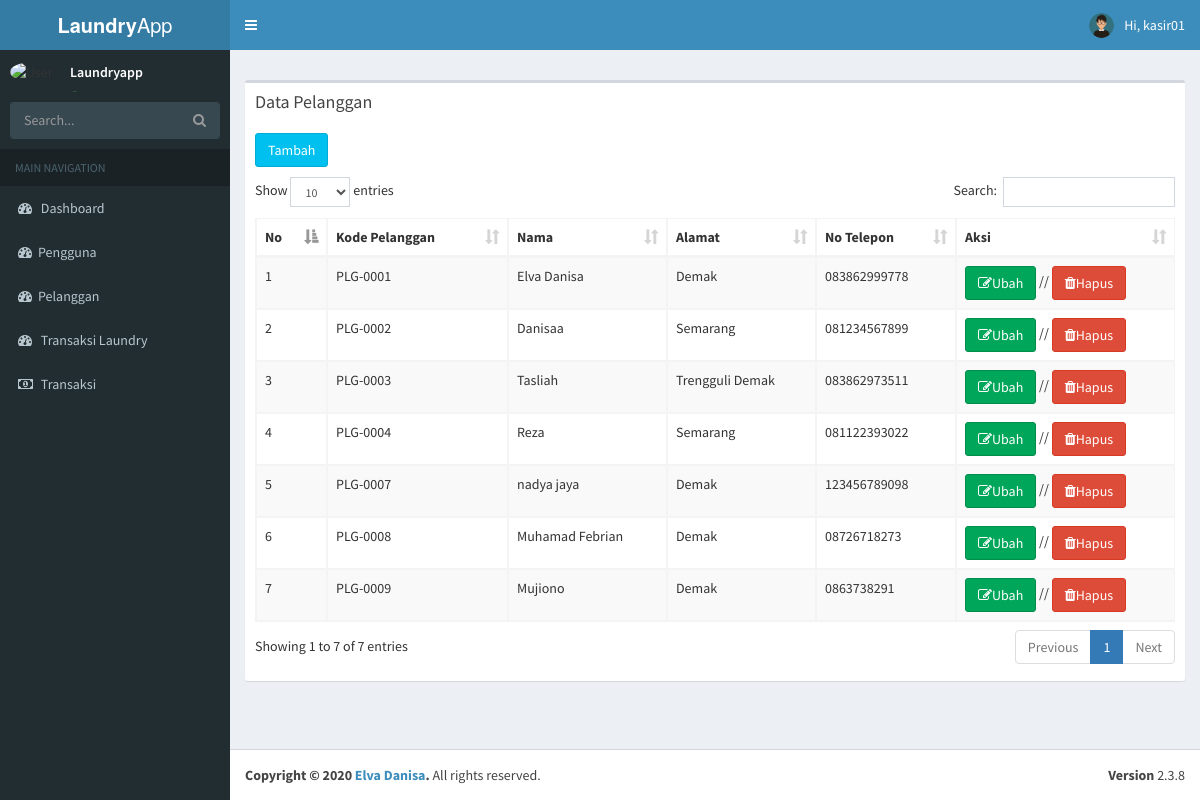
The app's page /index.php?page=pelanggan (signed in) with its own data.
### tables this page shows
CREATE TABLE IF NOT EXISTS `tb_user` (
  `id` int(11) NOT NULL AUTO_INCREMENT,
  `username` varchar(100) NOT NULL,
  `nama_user` varchar(255) NOT NULL,
  `password` varchar(100) NOT NULL,
  `level` varchar(30) NOT NULL,
  `foto` varchar(255) NOT NULL,
  PRIMARY KEY (`id`)
);

CREATE TABLE IF NOT EXISTS `tb_pelanggan` (
  `kode_pelanggan` varchar(10) NOT NULL,
  `nama` varchar(255) NOT NULL,
  `alamat` text NOT NULL,
  `telepon` varchar(20) NOT NULL,
  PRIMARY KEY (`kode_pelanggan`)
);

### page/pelanggan/pelanggan.php (the view)
<section class="content">
      <div class="row">
<div class="box">
            <div class="box-header">
              <h3 class="box-title">Data Pelanggan</h3>
            </div>
            <div class="box-body">
              <a href="?page=pelanggan&aksi=tambah" class="btn btn-info" style="margin-bottom: 10px;" title="">Tambah</a>
              <table id="example1" class="table table-bordered table-striped">
                <thead>
                <tr>
                  <th>No</th>
                  <th>Kode Pelanggan</th>
                  <th>Nama</th>
                  <th>Alamat</th>
                  <th>No Telepon</th>
                  <th>Aksi</th>
                </tr>
                </thead>
                <tbody>
                  <?php
                        $no = 1;
                        $sql = $koneksi->query("select * from tb_pelanggan");
                        while ($data = $sql->fetch_assoc()) {
                   ?>
                <tr>
                  <td><?php echo $no++; ?></td>
                  <td><?php echo $data['kode_pelanggan'] ?></td>
                  <td><?php echo $data['nama'] ?></td>
                  <td><?php echo $data['alamat'] ?></td>
                  <td><?php echo $data['telepon'] ?></td>
                  <td>
                    <a href="?page=pelanggan&aksi=ubah&id=<?php echo $data['kode_pelanggan']; ?>" class="btn btn-success"> <i class="fa fa-edit"></i>Ubah</a>
                    // <a onclick="return confirm('Apakah Anda Yakin Menghapus Data Ini?')" href="?page=pelanggan&aksi=hapus&id=<?php echo $data['kode_pelanggan']; ?>" class="btn btn-danger"> <i class="fa fa-trash"></i>Hapus</a>
                  </td>
                </tr>
                <?php } ?>
              </tbody>
            </table>
          </div>
        </div>
      </div>
    </section>

### index.php (shortened to what this page needs)
<?php
    include "include/koneksi.php";
  if ($_SESSION['admin'] || $_SESSION['kasir'] ) {
?>
<!DOCTYPE html>
<html>
<head>
  <link rel="stylesheet" href="bootstrap/css/bootstrap.min.css">
  <link rel="stylesheet" href="plugins/select2/select2.min.css">
  <link rel="stylesheet" href="https://cdnjs.cloudflare.com/ajax/libs/font-awesome/4.5.0/css/font-awesome.min.css">
  <link rel="stylesheet" href="https://cdnjs.cloudflare.com/ajax/libs/ionicons/2.0.1/css/ionicons.min.css">
  <link rel="stylesheet" href="plugins/datatables/dataTables.bootstrap.css">
  <link rel="stylesheet" href="dist/css/AdminLTE.min.css">
  <link rel="stylesheet" href="dist/css/skins/_all-skins.min.css">
</head>
<body class="hold-transition skin-blue sidebar-mini">
<div class="wrapper">
  <header class="main-header">
    <a href="../../index2.html" class="logo">
      <span class="logo-lg"><b>Laundry</b>App</span>
    </a>
    <nav class="navbar navbar-static-top">
      <a href="#" class="sidebar-toggle" data-toggle="offcanvas" role="button">
      </a>
      <?php
          if ($_SESSION['admin']) {
            $user = $_SESSION['admin'];
          }elseif ($_SESSION['kasir']) {
            $user = $_SESSION['kasir'];
          }
          $sql_user = $koneksi->query("select * from tb_user where id='$user'");
          $data_user = $sql_user->fetch_assoc();
          $nama = $data_user['nama_user'];
       ?>
      <div class="navbar-custom-menu">
        <ul class="nav navbar-nav">
          <li class="dropdown user user-menu">
            <a href="#" class="dropdown-toggle" data-toggle="dropdown">
              <img src="images/<?php echo $data_user['foto']; ?>" class="user-image" alt="User Image">
              <span class="hidden-xs">Hi, <?php echo $nama?></span>
            </a>
          </li>
      </div>
    </nav>
  </header>
  <?php include "include/menu.php"; ?>
    <div class="content-wrapper">
    <section class="content-header">
      <?php include "include/isi.php"; ?>
    </section>
  </div>
  <footer class="main-footer">
    <div class="pull-right hidden-xs">
      <b>Version</b> 2.3.8
    </div>
    <strong>Copyright &copy; 2020 <a href="http://almsaeedstudio.com">Elva Danisa</a>.</strong> All rights
    reserved.
  </footer>
</div>
</body>
</html>
<?php
    }else{
      header("location: login.php");
    }
 ?>

### include/menu.php
<aside class="main-sidebar">
    <section class="sidebar">
      <div class="user-panel">
        <div class="pull-left image">
          <img src="../../projectakhir/images/gambar5.png" class="img-circle" alt="User Image">
        </div>
        <div class="pull-left info">
          <p>Laundryapp</p>
          <a href="#"><i class="fa fa-circle text-success"></i> Online</a>
        </div>
      </div>
      <form action="#" method="get" class="sidebar-form">
        <div class="input-group">
          <input type="text" name="q" class="form-control" placeholder="Search...">
              <span class="input-group-btn">
                <button type="submit" name="search" id="search-btn" class="btn btn-flat"><i class="fa fa-search"></i>
                </button>
              </span>
        </div>
      </form>
      <ul class="sidebar-menu">
        <li class="header">MAIN NAVIGATION</li>
            <li><a href="index.php"><i class="fa fa-dashboard"></i> Dashboard</a></li>
            <li><a href="?page=pengguna"><i class="fa fa-dashboard"></i>Pengguna</a></li>
            <li><a href="?page=pelanggan"><i class="fa fa-dashboard"></i>Pelanggan</a></li>
            <li><a href="?page=laundry"><i class="fa fa-dashboard"></i> Transaksi Laundry</a></li>
            <li><a href="?page=transaksi"><i class="fa fa-money"></i> Transaksi</a></li>
      </ul>
    </section>
  </aside>

### include/isi.php (shortened to what this page needs)
<?php
	$page = $_GET['page'];
	$aksi = $_GET['aksi'];
	if ($page == "pelanggan") {
		if ($aksi== "") {
			include "page/pelanggan/pelanggan.php";
		}
}
 ?>

### records on screen
tb_user: foto (picture), nama_user "kasir01"
tb_pelanggan: kode_pelanggan "PLG-0001", nama "Elva Danisa", alamat "Demak", telepon "083862999778"
tb_pelanggan: kode_pelanggan "PLG-0002", nama "Danisaa", alamat "Semarang", telepon "081234567899"
tb_pelanggan: kode_pelanggan "PLG-0003", nama "Tasliah", alamat "Trengguli Demak", telepon "083862973511"
tb_pelanggan: kode_pelanggan "PLG-0004", nama "Reza", alamat "Semarang", telepon "081122393022"
tb_pelanggan: kode_pelanggan "PLG-0007", nama "nadya jaya", alamat "Demak", telepon "123456789098"
tb_pelanggan: kode_pelanggan "PLG-0008", nama "Muhamad Febrian", alamat "Demak", telepon "08726718273"
tb_pelanggan: kode_pelanggan "PLG-0009", nama "Mujiono", alamat "Demak", telepon "0863738291"
